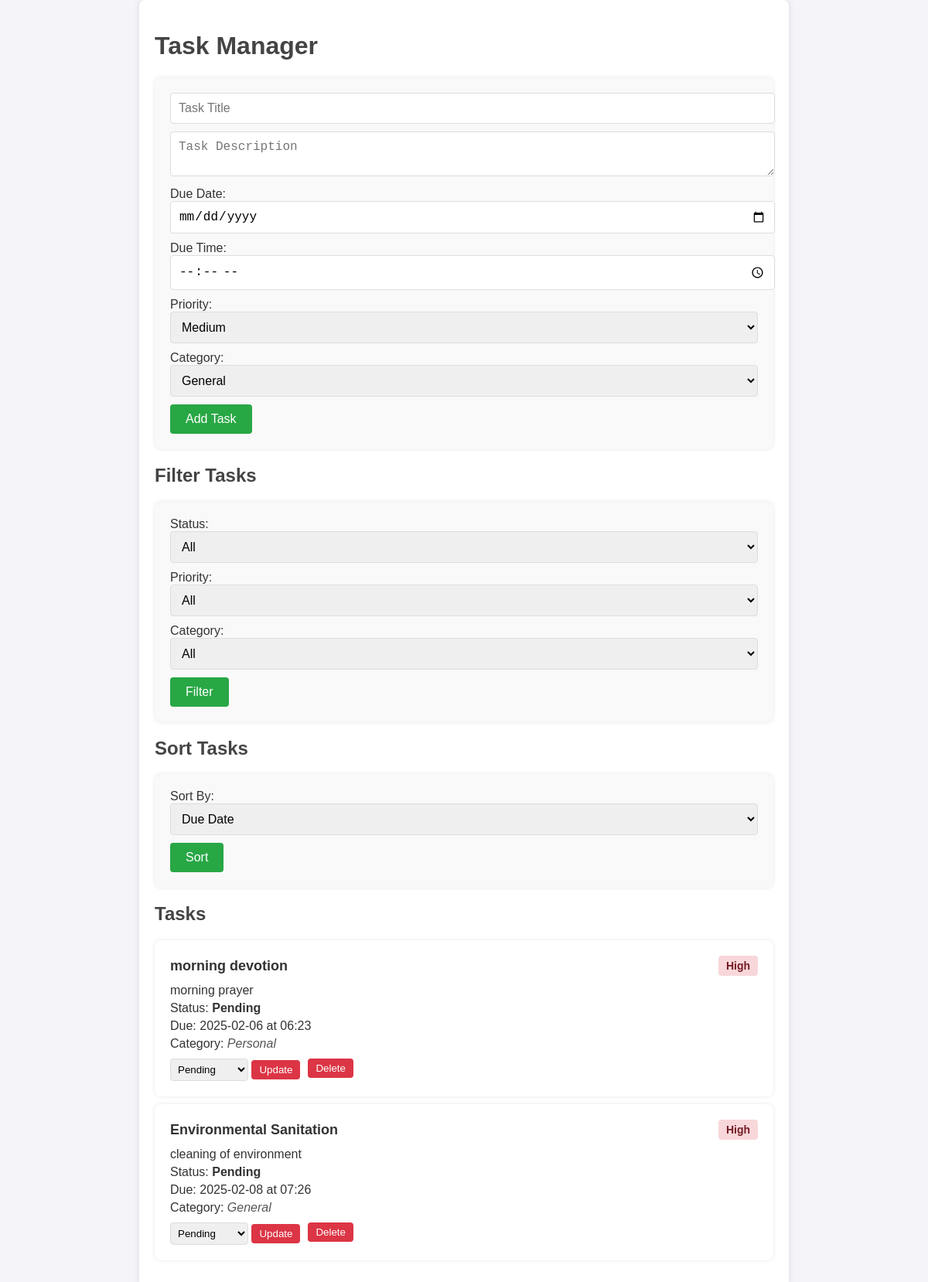
The page / on the database its author committed.
### tables this page shows
CREATE TABLE tasks (
                id INTEGER PRIMARY KEY AUTOINCREMENT,
                title TEXT NOT NULL,
                description TEXT,
                status TEXT DEFAULT 'Pending',
                due_date TEXT,
                due_time TEXT,
                priority TEXT DEFAULT 'Medium',
                category TEXT DEFAULT 'General'
            );

### app.py (the view)
@app.route('/')
def index():
    with sqlite3.connect(DATABASE) as conn:
        cursor = conn.cursor()
        cursor.execute('SELECT * FROM tasks')
        tasks = cursor.fetchall()
    return render_template('index.html', tasks=tasks)

### templates/index.html (shortened to what this page needs)
<!DOCTYPE html>
<html lang="en">
<head>
    <link rel="stylesheet" href="{{ url_for('static', filename='style.css') }}">
</head>
<body>
    <div class="container">
        <h1>Task Manager</h1>
        <form action="/add" method="POST" class="task-form">
            <input type="text" name="title" placeholder="Task Title" required>
            <textarea name="description" placeholder="Task Description"></textarea>
            <label for="due_date">Due Date:</label>
            <input type="date" name="due_date" id="due_date" required>
            <label for="due_time">Due Time:</label>
            <input type="time" name="due_time" id="due_time" required>
            <label for="priority">Priority:</label>
            <select name="priority" id="priority" required>
                <option value="Medium" selected>Medium</option>
            </select>
            <label for="category">Category:</label>
            <select name="category" id="category" required>
                <option value="General" selected>General</option>
            </select>
            <button type="submit">Add Task</button>
        </form>
        <h2>Filter Tasks</h2>
        <form action="/filter" method="POST" class="filter-form">
            <label for="status">Status:</label>
            <select name="status" id="status">
                <option value="">All</option>
            </select>
            <label for="priority">Priority:</label>
            <select name="priority" id="priority">
                <option value="">All</option>
            </select>
            <label for="category">Category:</label>
            <select name="category" id="category">
                <option value="">All</option>
            </select>
            <button type="submit">Filter</button>
        </form>
        <h2>Sort Tasks</h2>
        <form action="/sort" method="POST" class="sort-form">
            <label for="sort_by">Sort By:</label>
            <select name="sort_by" id="sort_by">
                <option value="due_date">Due Date</option>
            </select>
            <button type="submit">Sort</button>
        </form>
        <h2>Tasks</h2>
        <ul class="task-list">
            {% for task in tasks %}
                <li class="task-item">
                    <div class="task-header">
                        <strong>{{ task[1] }}</strong>
                        <span class="priority {{ task[6].lower() }}">{{ task[6] }}</span>
                    </div>
                    <div class="task-details">
                        <p>{{ task[2] }}</p>
                        <p>Status: <span class="status">{{ task[3] }}</span></p>
                        <p>Due: {{ task[4] }} at {{ task[5] }}</p>
                        <p>Category: <span class="category">{{ task[7] }}</span></p>
                    </div>
                    <div class="task-actions">
                        <form action="/update/{{ task[0] }}" method="POST">
                            <select name="status">
                                <option value="Pending" {% if task[3] == 'Pending' %}selected{% endif %}>Pending</option>
                            </select>
                            <button type="submit">Update</button>
                        </form>
                        <form action="/delete/{{ task[0] }}" method="POST">
                            <button type="submit" class="delete-btn">Delete</button>
                        </form>
                    </div>
                </li>
            {% endfor %}
        </ul>
    </div>
</body>
</html>

### static/style.css (style rules this page uses)
body { font-family: 'Arial', sans-serif; background-color: #f4f4f9; color: #333; margin: 0; padding: 0; }
.container { max-width: 800px; margin: 0 auto; padding: 20px; background-color: #fff; box-shadow: 0 0 10px rgba(0, 0, 0, 0.1); border-radius: 8px; }
h1, h2 { color: #444; }
.task-form, .filter-form, .sort-form { margin-bottom: 20px; padding: 20px; background-color: #f9f9f9; border-radius: 8px; box-shadow: 0 0 5px rgba(0, 0, 0, 0.1); }
.task-form input, .task-form textarea, .task-form select, .filter-form select, .sort-form select { width: 100%; padding: 10px; margin-bottom: 10px; border: 1px solid #ddd; border-radius: 4px; font-size: 16px; }
.task-form button, .filter-form button, .sort-form button { padding: 10px 20px; background-color: #28a745; color: #fff; border: none; border-radius: 4px; cursor: pointer; font-size: 16px; }
.task-list { list-style-type: none; padding: 0; }
.task-item { background-color: #fff; margin-bottom: 10px; padding: 20px; border-radius: 8px; box-shadow: 0 0 5px rgba(0, 0, 0, 0.1); }
.task-header { display: flex; justify-content: space-between; align-items: center; margin-bottom: 10px; }
.task-header strong { font-size: 18px; }
.priority { padding: 5px 10px; border-radius: 4px; font-size: 14px; font-weight: bold; }
.priority.high { background-color: #f8d7da; color: #721c24; }
.task-details p { margin: 5px 0; }
.status { font-weight: bold; }
.category { font-style: italic; color: #555; }
.task-actions { display: flex; gap: 10px; margin-top: 10px; }
.task-actions select { padding: 5px; border: 1px solid #ddd; border-radius: 4px; }
.task-actions button { padding: 5px 10px; background-color: #dc3545; color: #fff; border: none; border-radius: 4px; cursor: pointer; }

### rows shown on the page
tasks: title "morning devotion", priority "High", description "morning prayer", status "Pending", due_date "2025-02-06", due_time "06:23", category "Personal"
tasks: title "Environmental Sanitation", priority "High", description "cleaning of environment", status "Pending", due_date "2025-02-08", due_time "07:26", category "General"
